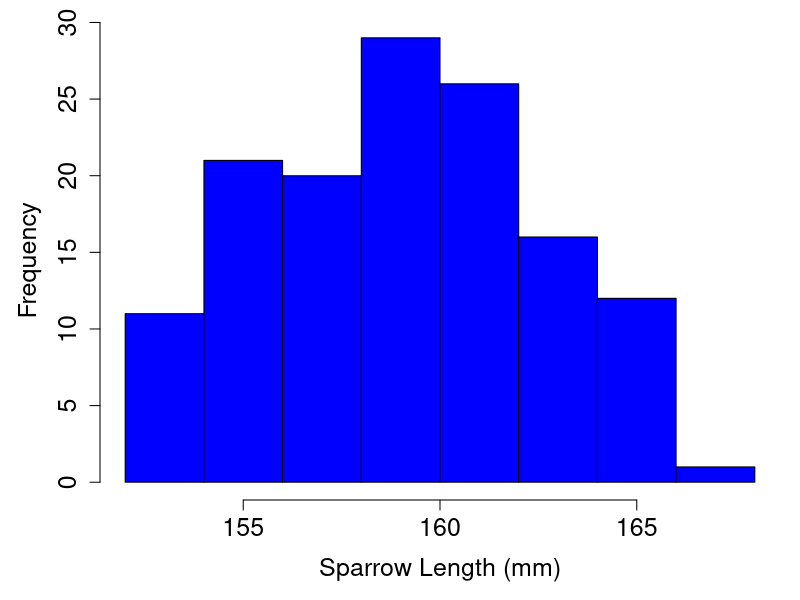

Here is the R script that generated this plot: (Note: this script raises an error after producing the figure.)
## ---- chunk 1
initialise_inds <- function(N = 200){
    ID      <- matrix(data = 0, nrow = N, ncol = 30);
    ID[,1]  <- 1:N;
    ID[,2]  <- rbinom(n = N, size = 1, prob = 0.5);
    ID[,3]  <- sample(x = 1:10, size = N, replace = TRUE);
    ID[,4]  <- sample(x = 1:10, size = N, replace = TRUE);
    ID[,5]  <- rep(x = 0, times = N);
    ID[,6]  <- rep(x = -1, times = N);
    ID[,7]  <- rep(x = -1, times = N);
    ID[,8]  <- rep(x = 0, times = N);
    ID[,9]  <- rep(x = -1, times = N);
    ID[,10] <- rep(x = 0, times = N);
    return(ID);
}

initialise_Rmat <- function(ID){
    rows <- dim(ID)[1];
    Rmat <- matrix(data = 0, nrow = rows, ncol = rows);
    diag(Rmat) <- 1;
    Rmat <- cbind(ID[,1], Rmat);
    return(Rmat);
}

Rbuild <- function(Rmat, ID, Rmat_new){
    inds <- dim(ID)[1];
    for(i in 1:inds){
        if(ID[i, 6] %in% Rmat[,1] == FALSE){
            MomP <- -1;
        }else{
            MomP <- which(Rmat[,1] == ID[i, 6]);
        }
        if(ID[i, 7] %in% Rmat[,1] == FALSE){
            DadP <- -1;
        }else{
            DadP <- which(Rmat[,1] == ID[i, 7]);
        }
        # Inbreeding coefficient
        if(MomP < 0 | DadP < 0){
            Rmat_new[i, i+1] <- 1; 
        }else{
            Rmat_new[i, i+1] <- 1 + Rmat[MomP, DadP+1]; 
        }
        # Kinship coefficient
        j <- 1;
        while(j < i){
            if(ID[j, 6] %in% Rmat[,1] == FALSE){
                Om <- -1;
            }else{
                Om <- which(Rmat[,1] == ID[j, 6]);
            }
            if(ID[j, 7] %in% Rmat[,1] == FALSE){
                Od <- -1;
            }else{
                Od <- which(Rmat[,1] == ID[j, 7]);
            }
            
            if(ID[i,5] == 0 & ID[j,5] == 0){
                if(Om < 0 | MomP < 0){
                    w <- 0;
                }else{
                    if(MomP == Om){
                        w <- 0.5 * Rmat[MomP, Om + 1];
                    }else{
                        w <- Rmat[MomP, Om + 1];
                    }
                }
                if(Od < 0 | MomP < 0){
                    y <- 0;
                }else{
                    y <- Rmat[MomP, Od + 1];
                }
                if(Om < 0 | DadP < 0){
                    x <- 0;
                }else{
                    x <- Rmat[DadP, Om + 1];
                }
                if(Od < 0 | DadP < 0){
                    z <- 0;
                }else{
                    if(DadP == Od){
                        z <- 0.5 * Rmat[DadP, Od + 1];
                    }else{
                        z <- Rmat[DadP, Od + 1];
                    }
                }
            }
            rMmuP <- 0.5 * (w + y);
            rDmuP <- 0.5 * (x + z);
            rval  <- 0.5 * (rMmuP + rDmuP);
            
            Rmat_new[i, j+1] <- rval;
            Rmat_new[j, i+1] <- rval;
            j <- j + 1;
        }
    }
    
    for(i in 1:inds){
        for(j in 1:inds){
            if(ID[i, 6] == ID[j, 1]){
                if(ID[j, 6] == -1){
                    Rmat_new[i, j+1] = 0.25;
                    Rmat_new[j, i+1] = 0.25;
                }    
            }
            if(ID[i, 7] == ID[j, 1]){
                if(ID[j, 7] == -1){
                    Rmat_new[i, j+1] = 0.25;
                    Rmat_new[j, i+1] = 0.25;
                }    
            }
        }
    }
    
    return(Rmat_new);
}

mateselect <- function(ID, Rmat_new){
    fem <- ID[ID[,2] == 0 & ID[,5] == 0,];
    mal <- ID[ID[,2] == 1 & ID[,5] == 0,];
    for(i in 1:dim(fem)[1]){
        strat <- sum(fem[i,11:20]);
        vals  <- rep(0, dim(mal)[1]);
        fpos  <- which(Rmat_new[,1] == i); 
        for(j in 1:length(vals)){
            mpos    <- which(Rmat_new[,1] == j);
            kval    <- Rmat_new[i, j+1];
            vals[j] <- kval * strat;
        }
        if(strat < 0){
            weight <- 1 / (1 + (-1 * vals));
            probs  <- weight / sum(weight);
        }else{
            weight <- 1 + vals;
            probs  <- weight / sum(weight);
        }
        mate    <- sample(x = 1:dim(mal)[1], size = 1, pr = probs);
        mateID  <- mal[mate,1];
        matepos <- which(ID[,1] == mateID);
        ownID   <- fem[i, 1];
        ownpos  <- which(ID[,1] == ownID);
        ID[ownpos, 9]  <- mateID;
        ID[matepos, 9] <- ownID;
    }
    return(ID);
}

make_offspring <- function(ID, Rmat_new, nn = 6){
    start_ID <- max(ID[,1]) + 1;
    for(i in 1:dim(ID)[1]){
        if(ID[i, 2] == 0 & ID[i, 9] > 0 & ID[i, 5] == 0){
            mum    <- ID[i,];
            dadpos <- which(ID[,1] == ID[i, 9]);
            dad    <- ID[dadpos,];
            offs   <- matrix(data = 0, nrow = nn, ncol = dim(ID)[2]);
            offs[,1] <- start_ID:(start_ID+nn-1);
            start_ID <- start_ID + nn;
            offs[,2] <- rbinom(n = nn, size = 1, prob = 0.5);
            offs[,3] <- mum[3];
            offs[,4] <- mum[4];
            offs[,6] <- mum[1];
            offs[,7] <- dad[1];
            mrpos    <- which(Rmat_new[,1] == mum[1]);
            drpos    <- which(Rmat_new[,1] == dad[1]);
            offs[,8] <- Rmat_new[mrpos, drpos+1];
            offs[,11:30] <- mum[11:30];
            dum_vec  <- rbinom(n = length(offs[,11:30]), size = 1, prob = 0.5);
            dummy    <- matrix(data = dum_vec, nrow = dim(offs)[1]);
            dummy[dummy > 0] <- NA;
            
        }
    }
}

produce_offs <- function(ID, Rmat_new, nn){
    # NOTE: This toy model has unrealistic recombination between parents!
    mums  <- sum(ID[,2] == 0 & ID[, 5] == 0 & ID[, 9] != 0);
    offs  <- matrix(data = 0, nrow = mums * nn, ncol = dim(ID)[2]);
    start <- 1;
    for(i in 1:dim(ID)[1]){  # Unrealistic recombination saves some time.
        if(ID[i,2] == 0 & ID[i, 5] == 0 & ID[i, 9] != 0){
            her_off     <- matrix(data = ID[i,], nrow = nn, ncol = dim(ID)[2], 
                                  byrow = TRUE);
            her_off[,2] <- rbinom(n = nn, size = 1, prob = 0.5);
            her_off[,6] <- ID[i,1];
            her_off[,7] <- ID[i,9];
            mum_p       <- which(Rmat_new[,1] == ID[i,1]);
            dad_p       <- which(Rmat_new[,1] == ID[i,9]);
            her_off[,8] <- Rmat_new[mum_p, dad_p + 1];
            her_off[,9] <- -1;
            dad_o       <- which(ID[,1] == ID[i,9]);
            dad_overlay <- matrix(data = ID[dad_o,], nrow = nn, 
                                  ncol = dim(ID)[2], byrow = TRUE);
            to_vec      <- rbinom(n = nn*dim(ID)[2], size = 1, prob = 0.5);
            to_overlay  <- matrix(data = to_vec, nrow = nn);
            to_overlay[,1:10] <- 1;
            her_off[to_overlay < 1] <- NA;
            her_off[is.na(her_off)] <- dad_overlay[is.na(her_off)];
            offs[start:(start+(nn-1)), 1:dim(ID)[2]] <- her_off;
            start <- start + nn;
        }
    }
    max_ID   <- max(ID[,1]);
    offs[,1] <- (max_ID + 1):(max_ID + dim(offs)[1]); 
    return(offs);
}

mortality <- function(offs, beta){
    depression        <- exp(-1 * beta * offs[,8]);
    alive             <- rbinom(n = dim(offs)[1], size = 1, prob = depression);
    offs[alive < 1,5] <- -1;
    offs              <- offs[offs[,5] > -1,];
    return(offs);
}

mutation  <- function(offs, mu){
    mutations <- rbinom(n = 20*dim(offs)[1], size = 1, prob = mu);
    tot_mut   <- sum(mutations);
    mut_mat   <- matrix(data = mutations, nrow = dim(offs)[1]);
    mu_eff    <- rnorm(n = tot_mut, mean = 0, sd = 2);
    mut_mat[mut_mat > 0] <- mu_eff;
    offs[,11:30] <- offs[,11:30] + mut_mat;
    return(offs);
}

retain <- function(ID, offs){
    retainers <- rep(x = 0, times = dim(ID)[1]);
    for(i in 1:dim(ID)[1]){
        ID_num <- ID[i, 1];
        ismum  <- sum(offs[,6] == ID_num);
        isdad  <- sum(offs[,7] == ID_num);
        ispar  <- ismum + isdad;
        if(ispar < 1){
            retainers[i] <- 1;
        }
    }
    to_remove <- which(retainers == 1);
    ID <- ID[-to_remove,];
    return(ID);
}

get_stats <- function(ID){
    mean_inbr <- mean(ID[,8]);
    mean_aval <- mean(ID[,11:20]);
    sd_aval   <- sd(ID[,11:20]);
    mean_nval <- mean(ID[,21:30]);
    sd_nval   <- sd(ID[,21:30]);
    stat_vec  <- c(mean_inbr, mean_aval, sd_aval, mean_nval, sd_nval);
    return(stat_vec);
}

immigration <- function(ID, imm, IDst){
    max_ID     <- max(ID[,1]);
    immigrants <- initialise_inds(N = imm);
    avalues    <- rnorm(n = 10 * imm, mean = IDst[2], sd = IDst[3]);
    nvalues    <- rnorm(n = 10 * imm, mean = IDst[4], sd = IDst[5]);
    a_mat      <- matrix(data = avalues, nrow = imm);
    n_mat      <- matrix(data = nvalues, nrow = imm);
    immigrants[,2]     <- 1;
    immigrants[,11:20] <- a_mat;
    immigrants[,21:30] <- n_mat;
    imm_IDs            <- (max_ID + 1):(max_ID + imm);
    immigrants[,1]     <- imm_IDs;
    ID <- rbind(ID, immigrants);
    return(ID);
}

new_gen <- function(ID, Rmat, cost = 0, imm = 5, beta = 1, 
                    mu = 0.01, Kf = 100, Km = 100, nn = 6){
    N       <- dim(ID)[1];
    death   <- rep(x = 0, times = N);
    females <- sum(ID[,2] == 0 & ID[,5] <= 1);
    males   <- sum(ID[,2] == 1 & ID[,5] <= 1);
    strat   <- apply(X = ID[,11:20], MARGIN = 1, FUN = sum);
    strat_c <- abs(strat) * cost;
    strat_d <- rbinom(n = N, size = 1, prob = strat_c);
    death   <- death + strat_d;
    death   <- death + (ID[,5] > 1);
    ID[,5]  <- -1 * death;
    ID      <- ID[order(ID[,2], decreasing = FALSE),];
    ID      <- ID[order(ID[,5], decreasing = FALSE),];
    livef   <- sum(ID[,2] == 0 & ID[,5] < 2 & ID[,5] > -1);
    livem   <- sum(ID[,2] == 1 & ID[,5] < 2 & ID[,5] > -1);
    if(livef > Kf){
        rm   <- livef - Kf;
        rows <- which(ID[,2] == 0 & ID[,5] < 2 & ID[,5] > -1);
        ID[rows[1:rm],5] <- -1;
    }
    if(livem > Km){
        rm   <- livem - Km;
        rows <- which(ID[,2] == 1 & ID[,5] < 2 & ID[,5] > -1);
        ID[rows[1:rm],5] <- -1;
    }
    ID <- rbind(ID[ID[,5] >= 0,], ID[ID[,5] < 0,]);
    
    Rmat_new <- initialise_Rmat(ID);
    Rmat_new <- Rbuild(Rmat, ID, Rmat_new);
    
    ID   <- mateselect(ID, Rmat_new);
    offs <- produce_offs(ID, Rmat_new, nn);
    offs <- mortality(offs, beta);
    offs <- mutation(offs, mu);
    IDst <- get_stats(ID);
    
    lgn  <- ID[ID[,5] == 0,];
    
    ID[ID[,5] >= 0, 5] <- -1;
    
    ID <- retain(ID, offs);
    ID <- rbind(ID, offs);
    
    ID <- immigration(ID, imm, IDst);
    
    results <- list(ID = ID, Rmat = Rmat_new, stats = IDst, last_gen = lgn);
    return(results);
}

mate_connect <- function(ID){
    living     <- ID[ID[,5] == 0,];
    fem_count  <- sum(living[,2] == 0);
    mal_count  <- sum(living[,2] == 1);
    livsor     <- living[order(living[,2]),];
    livsor[,3] <- 1:dim(livsor)[1];
    pointpairs <- matrix(data = 0, nrow = dim(livsor)[1], ncol = 8);
    pointpairs[,1] <- livsor[,1];
    for(i in 1:dim(livsor)[1]){
        if(livsor[i, 2] == 0){
            femID <- livsor[i, 1];
            malID <- livsor[i, 9];
            femps <- i;
            malps <- which(livsor[,1] == malID);
            pointpairs[i, 2] <- malID;
        }
    }
    pointpairs[,3] <- 1:dim(pointpairs)[1];
    distr <- seq(from = 0, to = 2*pi, length.out = dim(pointpairs)[1]);
    for(i in 1:dim(pointpairs)[1]){
        xplace            <- 2 * cos(distr[pointpairs[i, 3]]);
        yplace            <- 2 * sin(distr[pointpairs[i, 3]]);
        pointpairs[i, 5]  <- xplace;
        pointpairs[i, 6]  <- yplace;
    }
    for(i in 1:dim(pointpairs)[1]){
        if(i <= fem_count){
            matepos           <- which(pointpairs[,1] == pointpairs[i, 2]);
            pointpairs[i, 4]  <- matepos;
            pointpairs[i, 7]  <- pointpairs[matepos, 5];
            pointpairs[i, 8]  <- pointpairs[matepos, 6];
        }
    }
    return(pointpairs);
}
## ---- chunk 2
dat <- read.csv(file = "data/Bumpus_data.csv");
## ---- chunk 3
par(mar = c(5, 5, 1, 1));
# The code below produces the right histogram
hist(x        = dat$totlen,
     main     = "",
     xlab     = "Sparrow Length (mm)",
     ylab     = "Frequency",
     cex.axis = 1.5,
     cex.lab  = 1.5,
     col      = "blue");
## ---- chunk 4
library(knitr);
kable(dat[1:10,]);
## ---- chunk 5
OffATr <- function(r, m, mmin=1, Beta=1, c=1){
    return( (1/2)*(1+r) * (1 - exp(-c*(m - mmin - Beta*r)) ));
}
# Below is fmd for analysis and plotting
OffATrd <- function(r, m, mmin=1, Beta=1, c=1){
    return(  0.5 * (1 + r) * (exp(-c * (m - mmin - Beta * r)) * c)  );
    # Also can simplify: return(  (c/2)*(1+r)*exp(-c*(m-mmin-Beta*r))  );
} # We'll need the above to find m^{*} and \gamma^{*} 
# To find m^{*}, can use the function below
findm <- function(low.guess,high.guess,rval,mmin=1,Beta=1,c=1){
  fm  <- function(m,r=rval){ 
           OffATrd(r=rval, mmin=mmin, Beta=Beta, m=m, c=c)*(0-m) + 
             OffATr(r=rval, mmin=mmin, Beta=Beta, m=m, c=c);
         }
  lg  <- fm(m=low.guess, r=rval);
  hg  <- fm(m=high.guess,r=rval);
  if(lg > 0){
    u <- low.guess;
    l <- high.guess;
  }else{
    u <- high.guess;
    l <- low.guess;
  }
  if((fm(l) > 0 & fm(u) > 0) | (fm(l) < 0 & fm(u) < 0)){
    return("Value of m is outside the range");
  }else{
    check  <- 1;
    mguess <- 0.5 * (l+u);
    i      <- 0;
    while(abs(check) > 0.000001 & i < 1000000){
        check <- fm(r=rval, m=mguess);
        if(check > 0){
          u      <- mguess;
          mguess <- 0.5*(l+mguess); 
        }else{
          l      <- mguess;
          mguess <- 0.5*(u+mguess);
        }
        i <- i+1;
    }
    return(mguess);
  }
} # Running the below returns the estimate
fmpl  <- expression(zeta[off] == frac(1,2)*(1+r)*(1-e^{(-c*(m-m[min]-beta*r))}));
inputPanel(
    
  sliderInput("rval", label = "Relatedness", width="100%",
              min = 0.0, max = 1, value = 0, step = 0.05), 
    
  sliderInput("cval", label = "PI curve", width="100%",
              min = 0.0, max = 3, value = 1, step=0.2),
  
  sliderInput("mmin", label = "Minimum m value", width="100%",
              min = 0.0, max = 2, value = 1, step = 0.1),
  
  sliderInput("Beta", label = "Inbreeding depression", 
              width="100%", min = 0.0, max = 5, value = 0, step = 0.2)
)
renderPlot({
  cc  <- as.numeric(input$cval);
  mm  <- as.numeric(input$mmin);
  bb  <- as.numeric(input$Beta);
  rr  <- as.numeric(input$rval);
  rmm <- findm(low.guess=0,high.guess=6,rval=rr,mmin=mm,Beta=bb,c=cc);
  mzt <- OffATr(r=rr, m=rmm, mmin=mm, Beta=bb, c=cc);
  rmg <- mzt / rmm;    
  PI  <- seq(from=0,to=4,by=0.01);
  All <- OffATr(r=rr, m=PI, mmin=mm, Beta=bb, c=cc);
  par(mar=c(5,5,2,2));
  plot(PI,All,type="l",lwd=4,ylim=c(0,1),
     xlab=expression(paste("Parental investment (",italic(m),")")),
     ylab=expression(paste("IBD alleles in offspring (",zeta[off],")")),
     cex.lab=1.5,cex.axis=1.5);
  abline(h=0,lty="dotted",lwd=0.8);
  abline(a=0,b=rmg,lty="solid", lwd=2,col="blue");
  arrows(x0=rmm,y0=mzt/2,x1=rmm,y1=0,length = 0.15,angle=30,code=2,lwd=3,col="blue");
  text(x=1,y=0.8,labels=fmpl,cex=2);
  text(x=rmm,y=0.5*mzt+0.07,labels=expression(paste(italic(m)^"*")),col="blue",cex=2);
  text(x=0.5,y=rmg*0.5+0.07,labels=expression(paste(italic(gamma^"*"))),
       srt=rmg,cex=2,col="blue");
})
## ---- chunk 6
inputPanel(
  sliderInput("Imm", label = "Immigrants", width="100%",
              min = 0.0, max = 10, value = 0, step = 1), 
  sliderInput("ID", label = "Inbreeding Depression", width="100%",
              min = 0.0, max = 10, value = 0, step = 0.5), 
  sliderInput("cost", label = "Strategy Cost", width="100%",
              min = 0.0, max = 0.1, value = 0, step = 0.01), 
  sliderInput("mu", label = "Mutation Rate", width="100%",
              min = 0.0, max = 0.1, value = 0, step = 0.01), 
  actionButton("mate", "New Generation"),
  actionButton("reset", "Reset")
)

gen     <- reactiveValues();
iter    <- reactiveValues();
mtt     <- reactiveValues();

gen$dat  <- list(ID = NULL, Rmat = NULL, lgn = NULL);
iter$all <- 0;
iter$nue <- 0;
iter$kva <- 0;
iter$mkv <- 0;
mtt$dat  <- NULL;

Ds    <- observeEvent(input$mate, {
        if( is.null(gen$dat$ID) == TRUE | is.null(gen$dat$ID) == TRUE){
            gen$dat$ID   <- initialise_inds(N = 80);
            gen$dat$Rmat <- initialise_Rmat(gen$dat$ID);
        }else{
            gen$dat  <- new_gen(ID = gen$dat$ID, Rmat = gen$dat$Rmat, 
                                Kf = 40, Km = 40, beta = input$ID, 
                                imm = input$Imm, cost = input$cost, 
                                mu = input$mu);
            iter$all <- c(iter$all, mean(gen$dat$ID[,11:20]));
            iter$nue <- c(iter$nue, mean(gen$dat$ID[,21:30]));
            kvalues  <- gen$dat$Rmat;
            kvalues  <- kvalues[,-1];
            if(dim(kvalues)[1] > 80){
                kvalues <- kvalues[1:80, 1:80];
            }
            diag(kvalues) <- NA ;#diag(kvalues) * 0.5;
            iter$kva <- kvalues;
            iter$mkv <- c(iter$mkv, mean(kvalues, na.rm = TRUE));
            mtID     <- gen$dat$last_gen;
            mtt$dat  <- mate_connect(mtID);
        }
})

rs    <- observeEvent(input$reset, {
       gen$dat <- list(ID = NULL, Rmat = NULL);
       iter$all <- 0;
       iter$nue <- 0;
       iter$kva <- 0;
       iter$mkv <- 0;
})

renderPlot({
  par(bg = 'transparent');
  malle <- iter$all;
  mneut <- iter$nue
  mkval <- iter$mkv
  gens  <- 1:length(iter$all);
  if(length(gens) < 6){
      par(mfrow = c(1, 2));
      if(length(gens) > 1){
          dat <- mtt$dat;
          femrow <- 1:sum(dat[,2] > 0);
          malrow <- (sum(dat[,2] > 0) + 1):dim(dat)[1];
          plot(x = dat[, 5], y = dat[, 6], pch = 15, col = "blue", cex = 1.25,
               xlim = c(-2, 2), ylim = c(-2, 2), xaxt = "n", yaxt = "n", xlab = "",
               ylab = "", type = "n", bty = "n");
          text(x = -2, y = -2, pos = 4, col = "red", labels = "Males", cex = 1.75);
          text(x = -2, y =  2, pos = 4, col = "blue", labels = "Females", cex = 1.75);
          arrows(x0 = dat[femrow,5], x1 = dat[femrow,7], y0 = dat[femrow,6], 
              y1 = dat[femrow,8], length = 0, lwd = 2);
          points(x = dat[femrow, 5], y = dat[femrow, 6], pch = 15, col = "blue", cex = 1.25);
          points(x = dat[malrow, 5], y = dat[malrow, 6], pch = 16, col = "red", cex = 1.25);
          plot(x = 0:5, y = 0:5, type = "n", ylim = c(0, 1), cex.axis = 1.5,
               cex.lab = 1.5, xlab = "Generation", ylab = "Mean Kinship", 
               bg = "transparent");
          points(x = gens, y = mkval, pch = 20, cex = 1.5, type = "b",
                 lwd = 2, col = "black");
      }else{
          plot.new();
      }
  }else{
      par(mfrow = c(1, 2));
      dat <- mtt$dat;
      femrow <- 1:sum(dat[,2] > 0);
      malrow <- (sum(dat[,2] > 0) + 1):dim(dat)[1];
      plot(x = dat[, 5], y = dat[, 6], pch = 15, col = "blue", cex = 1.25,
           xlim = c(-2, 2), ylim = c(-2, 2), xaxt = "n", yaxt = "n", xlab = "",
           ylab = "", type = "n", bty = "n");
           arrows(x0 = dat[femrow,5], x1 = dat[femrow,7], y0 = dat[femrow,6], 
           y1 = dat[femrow,8], length = 0, lwd = 2);
      text(x = -2, y = -2, pos = 4, col = "red", labels = "Males", cex = 1.75);
      text(x = -2, y =  2, pos = 4, col = "blue", labels = "Females", cex = 1.75);
      points(x = dat[femrow, 5], y = dat[femrow, 6], pch = 15, col = "blue", cex = 1.25);
      points(x = dat[malrow, 5], y = dat[malrow, 6], pch = 15, col = "red", cex = 1.25);
      x0 <- length(gens) - 5;
      x1 <- length(gens) + 0;
      plot(x = x0:x1, y = 0:5, type = "n", ylim = c(0, 1), cex.axis = 1.5,
           cex.lab = 1.5, xlab = "Generation", ylab = "Mean Kinship", 
           bg = "transparent");
      points(x = gens, y = mkval, pch = 20, cex = 1.5, type = "b",
                 lwd = 2, col = "black");
  }
})
## ---- chunk 7
inputPanel(
  sliderInput("Imm3", label = "Immigrants", width="100%",
              min = 0.0, max = 10, value = 0, step = 1), 
  sliderInput("ID3", label = "Inbreeding Depression", width="100%",
              min = 0.0, max = 10, value = 0, step = 0.5), 
  sliderInput("cost3", label = "Strategy Cost", width="100%",
              min = 0.0, max = 0.1, value = 0, step = 0.01), 
  sliderInput("mu3", label = "Mutation Rate", width="100%",
              min = 0.0, max = 0.1, value = 0, step = 0.01), 
  actionButton("mate3", "New Generation"),
  actionButton("reset3", "Reset")
)

gen     <- reactiveValues();
iter    <- reactiveValues();

gen$dat  <- list(ID = NULL, Rmat = NULL);
iter$all <- 0;
iter$nue <- 0;
iter$kva <- 0;
iter$mkv <- 0;

Ds    <- observeEvent(input$mate3, {
        if( is.null(gen$dat$ID) == TRUE | is.null(gen$dat$ID) == TRUE){
            gen$dat$ID   <- initialise_inds(N = 80);
            gen$dat$Rmat <- initialise_Rmat(gen$dat$ID);
        }else{
            gen$dat  <- new_gen(ID = gen$dat$ID, Rmat = gen$dat$Rmat, 
                                Kf = 40, Km = 40, beta = input$ID3, 
                                imm = input$Imm3, cost = input$cost3, 
                                mu = input$mu3);
            iter$all <- c(iter$all, mean(gen$dat$ID[,11:20]));
            iter$nue <- c(iter$nue, mean(gen$dat$ID[,21:30]));
            kvalues  <- gen$dat$Rmat;
            kvalues  <- kvalues[,-1];
            if(dim(kvalues)[1] > 80){
                kvalues <- kvalues[1:80, 1:80];
            }
            diag(kvalues) <- NA ;#diag(kvalues) * 0.5;
            iter$kva <- kvalues;
            iter$mkv <- c(iter$mkv, mean(kvalues, na.rm = TRUE));
        }
})

rs    <- observeEvent(input$reset3, {
       gen$dat <- list(ID = NULL, Rmat = NULL);
       iter$all <- 0;
       iter$nue <- 0;
       iter$kva <- 0;
       iter$mkv <- 0;
})

renderPlot({
  par(bg = 'transparent');
  malle <- iter$all;
  mneut <- iter$nue
  mkval <- iter$mkv
  gens  <- 1:length(iter$all);
  if(length(gens) < 6){
      par(mfrow = c(1, 2));
      if(length(gens) > 0){
          par(mar = c(7, 5, 5, 5));
          hist(iter$kva, xlim = c(0, 1), ylim = c(0, 20), freq = FALSE, col = "black",
               yaxt = "n", ylab = "", main = "", xlab = "", 
               breaks = seq(from = 0, to = 1, by = 0.05), cex.axis = 1.5);
          title(xlab = "Kinship (k)", line = 4, cex.axis = 1.5, cex.lab = 1.5);
          box(lwd = 3);
          plot(x = 0:5, y = 0:5, type = "n", ylim = c(0, 1), cex.axis = 1.5,
               cex.lab = 1.5, xlab = "Generation", ylab = "Mean Kinship", 
               bg = "transparent");
          points(x = gens, y = mkval, pch = 20, cex = 1.5, type = "b",
                 lwd = 2, col = "black");
      }else{
          plot.new();
      }
  }else{
      x0 <- length(gens) - 5;
      x1 <- length(gens) + 0;
      par(mfrow = c(1, 2), mar = c(7, 5, 5, 5));
      hist(iter$kva, xlim = c(0, 1), ylim = c(0, 20), freq = FALSE, col = "black",
           yaxt = "n", ylab = "", main = "", xlab = "", 
           breaks = seq(from = 0, to = 1, by = 0.05), cex.axis = 1.5);
      title(xlab = "Kinship (k)", line = 4, cex.axis = 1.5, cex.lab = 1.5);
      box(lwd = 3);
      plot(x = x0:x1, y = 0:5, type = "n", ylim = c(0, 1), cex.axis = 1.5,
           cex.lab = 1.5, xlab = "Generation", ylab = "Mean Kinship", 
           bg = "transparent");
      points(x = gens, y = mkval, pch = 20, cex = 1.5, type = "b",
                 lwd = 2, col = "black");
  }
})
## ---- chunk 8
renderPlot({
  par(bg = 'transparent');
  malle <- iter$all;
  mneut <- iter$nue
  mkval <- iter$mkv
  gens  <- 1:length(iter$all);
  par(mar = c(7, 5, 5, 5));
  hist(iter$kva, xlim = c(0, 1), ylim = c(0, 20), freq = FALSE, col = "black",
        yaxt = "n", ylab = "", main = "", xlab = "", 
        breaks = seq(from = 0, to = 1, by = 0.05), cex.axis = 1.5);
  title(xlab = "Kinship (k)", line = 4, cex.axis = 1.5, cex.lab = 1.5);
  box(lwd = 3);
})
## ---- chunk 9
inputPanel(
  sliderInput("Imm2", label = "Immigrants", width="100%",
              min = 0.0, max = 10, value = 2, step = 1), 
  sliderInput("ID2", label = "Inbreeding Depression", width="100%",
              min = 0.0, max = 10, value = 8, step = 0.5), 
  sliderInput("cost2", label = "Strategy Cost", width="100%",
              min = 0.0, max = 0.1, value = 0, step = 0.01), 
  sliderInput("mu2", label = "Mutation Rate", width="100%",
              min = 0.0, max = 0.1, value = 0, step = 0.01), 
  actionButton("mate2", "New Generation"),
  actionButton("reset2", "Reset")
)

gen     <- reactiveValues();
iter    <- reactiveValues();

gen$dat  <- list(ID = NULL, Rmat = NULL);
iter$all <- 0;
iter$nue <- 0;
iter$kva <- 0;
iter$mkv <- 0;

Ds    <- observeEvent(input$mate2, {
        if( is.null(gen$dat$ID) == TRUE | is.null(gen$dat$ID) == TRUE){
            gen$dat$ID   <- initialise_inds(N = 80);
            gen$dat$Rmat <- initialise_Rmat(gen$dat$ID);
        }else{
            gen$dat  <- new_gen(ID = gen$dat$ID, Rmat = gen$dat$Rmat, 
                                Kf = 40, Km = 40, beta = input$ID2, 
                                imm = input$Imm2, cost = input$cost2, 
                                mu = input$mu2);
            iter$all <- c(iter$all, mean(gen$dat$ID[,11:20]));
            iter$nue <- c(iter$nue, mean(gen$dat$ID[,21:30]));
            kvalues  <- gen$dat$Rmat;
            kvalues  <- kvalues[,-1];
            if(dim(kvalues)[1] > 80){
                kvalues <- kvalues[1:80, 1:80];
            }
            diag(kvalues) <- NA ;#diag(kvalues) * 0.5;
            iter$kva <- kvalues;
            iter$mkv <- c(iter$mkv, mean(kvalues, na.rm = TRUE));
        }
})

rs    <- observeEvent(input$reset2, {
       gen$dat <- list(ID = NULL, Rmat = NULL);
       iter$all <- 0;
       iter$nue <- 0;
       iter$kva <- 0;
       iter$mkv <- 0;
})

renderPlot({
  par(bg = 'transparent');
  malle <- iter$all;
  mneut <- iter$nue
  gens  <- 1:length(iter$all);
  if(length(gens) < 6){
      par(mfrow = c(1, 2));
      plot(x = 0:5, y = 0:5, type = "n", ylim = c(-1, 1), cex.axis = 1.5,
           cex.lab = 1.5, xlab = "Generation", ylab = "Inbreeding strategy", 
           bg = "transparent");
      abline(h = 0, lty = "dotted", lwd = 0.8);
      polygon(x=c(-0.125, 2.65, 2.65, -0.125), y=c(0.825, 0.825, 1.1, 1.1), 
              border=NA, col="black");
      polygon(x=c(-0.125, 2.65, 2.65, -0.125), y=c(-0.825, -0.825, -1.1, -1.1), 
              border=NA, col="black");
      abline(v = -0.125, lwd = 4);
      text(x = 0, y = 0.95, labels = "Inbreeding Preference", cex = 1.5, 
           col = "white", pos = 4);
      text(x = 0, y = -0.95, labels = "Inbreeding Avoidance", cex = 1.5, 
           col = "white", pos = 4);
      if(length(gens) > 0){
          points(x = gens, y = malle, pch = 20, cex = 1.5, type = "b",
                 lwd = 2, col = "black");
          par(mar = c(7, 5, 5, 5));
          hist(iter$kva, xlim = c(0, 1), ylim = c(0, 20), freq = FALSE, col = "black",
               yaxt = "n", ylab = "", main = "", xlab = "", 
               breaks = seq(from = 0, to = 1, by = 0.05), cex.axis = 1.5);
          title(xlab = "Kinship (k)", line = 4, cex.axis = 1.5, cex.lab = 1.5);
          box(lwd = 3);
      }
  }else{
      x0 <- length(gens) - 5;
      x1 <- length(gens) + 0;
      par(mfrow = c(1, 2));
      plot(x = x0:x1, y = 0:5, type = "n", ylim = c(-1, 1), cex.axis = 1.5,
           cex.lab = 1.5, xlab = "Generation", ylab = "Inbreeding strategy", 
           bg = "transparent");
      abline(h = 0, lty = "dotted", lwd = 0.8);
      polygon(x=c(x0-0.125, x0+2.65, x0+2.65, x0-0.125), 
              y=c(0.825, 0.825, 1.1, 1.1), border=NA, col="black");
      polygon(x=c(x0-0.125, x0+2.65, x0+2.65, x0-0.125), 
              y=c(-0.825, -0.825, -1.1, -1.1), border=NA, col="black");
      abline(v = x0-0.125, lwd = 4);
      text(x = x0, y = 0.95, labels = "Inbreeding Preference", cex = 1.5, 
           col = "white", pos = 4);
      text(x = x0, y = -0.95, labels = "Inbreeding Avoidance", cex = 1.5, 
           col = "white", pos = 4);
      points(x = gens, y = malle, pch = 20, cex = 1.5, type = "b",
                 lwd = 2, col = "black");
      par(mar = c(7, 5, 5, 5));
      hist(iter$kva, xlim = c(0, 1), ylim = c(0, 20), freq = FALSE, col = "black",
           yaxt = "n", ylab = "", main = "", xlab = "", 
           breaks = seq(from = 0, to = 1, by = 0.05), cex.axis = 1.5);
      title(xlab = "Kinship (k)", line = 4, cex.axis = 1.5, cex.lab = 1.5);
      box(lwd = 3);
  }
})
## ---- chunk 10
    knitr::opts_chunk$set(echo = TRUE)
## ---- chunk 11
inputPanel(
  radioButtons(inputId = "radio", label = "",
                        choices = list("Humerus"     = 7, 
                                       "Femur"       = 8,
                                       "Tibiotarsus" = 9,
                                       "Skull"       = 10,
                                       "Sternum"     = 11),
               inline   = TRUE,
               width    = '1200px',
               selected = 7)
)

renderPlot({
    n_col <- as.numeric(input$radio);
    par(mar = c(5, 5, 1, 1));
    hist(x = dat[, n_col], main = "", xlab = "Measurement value (mm)",
         ylab = "Frequency", cex.lab = 1.5, cex.axis = 1.5, col = "blue");
})
